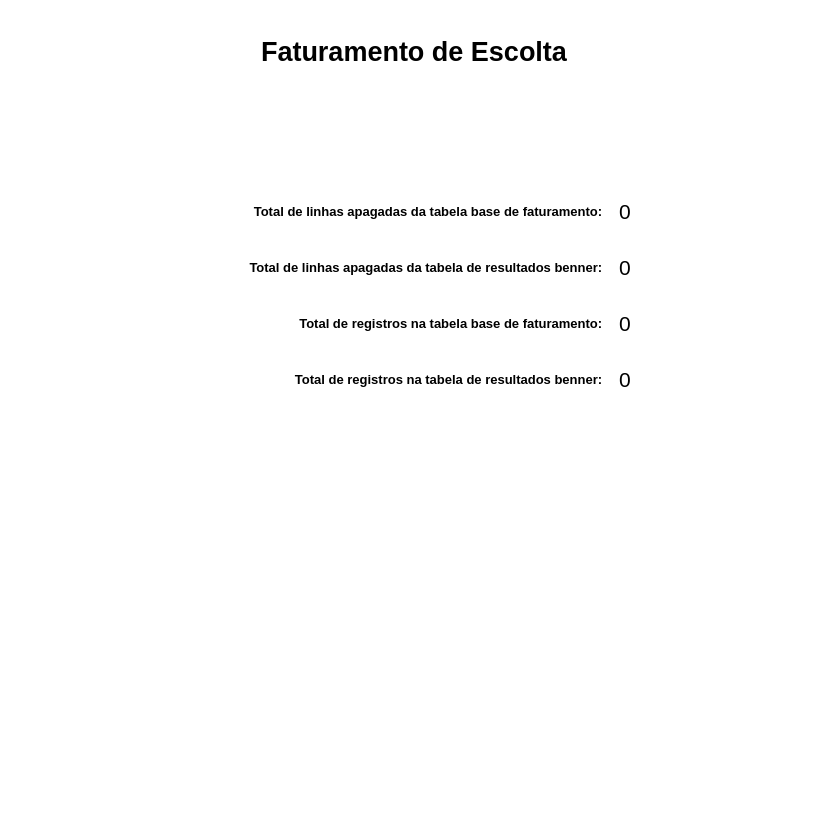
<?xml version="1.0" encoding="UTF-8"?>
<ui version="4.0">
 <class>TelaProcesso</class>
 <widget class="QMainWindow" name="TelaProcesso">
  <property name="windowModality">
   <enum>Qt::ApplicationModal</enum>
  </property>
  <property name="geometry">
   <rect>
    <x>0</x>
    <y>0</y>
    <width>828</width>
    <height>819</height>
   </rect>
  </property>
  <property name="windowTitle">
   <string>Progresso de Função</string>
  </property>
  <property name="styleSheet">
   <string notr="true">background-color: rgb(255, 255, 255);</string>
  </property>
  <widget class="QWidget" name="centralwidget">
   <layout class="QVBoxLayout" name="verticalLayout_3">
    <item>
     <layout class="QVBoxLayout" name="verticalLayout_2">
      <property name="bottomMargin">
       <number>30</number>
      </property>
      <item>
       <widget class="QLabel" name="label_titulo">
        <property name="font">
         <font>
          <pointsize>20</pointsize>
          <weight>75</weight>
          <bold>true</bold>
         </font>
        </property>
        <property name="text">
         <string>Faturamento de Escolta</string>
        </property>
        <property name="alignment">
         <set>Qt::AlignCenter</set>
        </property>
       </widget>
      </item>
     </layout>
    </item>
    <item>
     <layout class="QHBoxLayout" name="horizontalLayout">
      <property name="bottomMargin">
       <number>20</number>
      </property>
      <item>
       <spacer name="horizontalSpacer_2">
        <property name="orientation">
         <enum>Qt::Horizontal</enum>
        </property>
        <property name="sizeHint" stdset="0">
         <size>
          <width>40</width>
          <height>20</height>
         </size>
        </property>
       </spacer>
      </item>
      <item>
       <widget class="QPushButton" name="pushButton_iniciar_faturamento">
        <property name="sizePolicy">
         <sizepolicy hsizetype="Preferred" vsizetype="Fixed">
          <horstretch>0</horstretch>
          <verstretch>0</verstretch>
         </sizepolicy>
        </property>
        <property name="minimumSize">
         <size>
          <width>0</width>
          <height>30</height>
         </size>
        </property>
        <property name="text">
         <string/>
        </property>
        <property name="icon">
         <iconset resource="ico.qrc">
          <normaloff>:/ico/ico/importar.png</normaloff>:/ico/ico/importar.png</iconset>
        </property>
        <property name="iconSize">
         <size>
          <width>50</width>
          <height>50</height>
         </size>
        </property>
        <property name="checkable">
         <bool>false</bool>
        </property>
        <property name="autoDefault">
         <bool>false</bool>
        </property>
        <property name="default">
         <bool>false</bool>
        </property>
        <property name="flat">
         <bool>true</bool>
        </property>
       </widget>
      </item>
      <item>
       <widget class="QPushButton" name="pushButton_fechar">
        <property name="text">
         <string/>
        </property>
        <property name="icon">
         <iconset resource="ico.qrc">
          <normaloff>:/ico/ico/sair.png</normaloff>:/ico/ico/sair.png</iconset>
        </property>
        <property name="iconSize">
         <size>
          <width>50</width>
          <height>50</height>
         </size>
        </property>
        <property name="flat">
         <bool>true</bool>
        </property>
       </widget>
      </item>
      <item>
       <spacer name="horizontalSpacer_3">
        <property name="orientation">
         <enum>Qt::Horizontal</enum>
        </property>
        <property name="sizeHint" stdset="0">
         <size>
          <width>40</width>
          <height>20</height>
         </size>
        </property>
       </spacer>
      </item>
     </layout>
    </item>
    <item>
     <layout class="QGridLayout" name="gridLayout">
      <item row="0" column="2">
       <widget class="QLabel" name="label_total_base_faturamento">
        <property name="minimumSize">
         <size>
          <width>200</width>
          <height>50</height>
         </size>
        </property>
        <property name="maximumSize">
         <size>
          <width>200</width>
          <height>50</height>
         </size>
        </property>
        <property name="font">
         <font>
          <pointsize>16</pointsize>
          <weight>50</weight>
          <bold>false</bold>
         </font>
        </property>
        <property name="text">
         <string>0</string>
        </property>
        <property name="alignment">
         <set>Qt::AlignLeading|Qt::AlignLeft|Qt::AlignVCenter</set>
        </property>
       </widget>
      </item>
      <item row="0" column="1">
       <widget class="QLabel" name="label_2">
        <property name="minimumSize">
         <size>
          <width>550</width>
          <height>50</height>
         </size>
        </property>
        <property name="font">
         <font>
          <pointsize>10</pointsize>
          <weight>75</weight>
          <bold>true</bold>
         </font>
        </property>
        <property name="text">
         <string>Total de linhas apagadas da tabela base de faturamento:   </string>
        </property>
        <property name="alignment">
         <set>Qt::AlignRight|Qt::AlignTrailing|Qt::AlignVCenter</set>
        </property>
       </widget>
      </item>
      <item row="1" column="1">
       <widget class="QLabel" name="label">
        <property name="minimumSize">
         <size>
          <width>550</width>
          <height>50</height>
         </size>
        </property>
        <property name="font">
         <font>
          <pointsize>10</pointsize>
          <weight>75</weight>
          <bold>true</bold>
         </font>
        </property>
        <property name="text">
         <string>Total de linhas apagadas da tabela de resultados benner:   </string>
        </property>
        <property name="alignment">
         <set>Qt::AlignRight|Qt::AlignTrailing|Qt::AlignVCenter</set>
        </property>
       </widget>
      </item>
      <item row="3" column="1">
       <widget class="QLabel" name="label_4">
        <property name="minimumSize">
         <size>
          <width>550</width>
          <height>50</height>
         </size>
        </property>
        <property name="font">
         <font>
          <pointsize>10</pointsize>
          <weight>75</weight>
          <bold>true</bold>
         </font>
        </property>
        <property name="text">
         <string>Total de registros na tabela de resultados benner:   </string>
        </property>
        <property name="alignment">
         <set>Qt::AlignRight|Qt::AlignTrailing|Qt::AlignVCenter</set>
        </property>
       </widget>
      </item>
      <item row="3" column="2">
       <widget class="QLabel" name="label_total_registros_resultados_benner">
        <property name="minimumSize">
         <size>
          <width>200</width>
          <height>50</height>
         </size>
        </property>
        <property name="maximumSize">
         <size>
          <width>200</width>
          <height>50</height>
         </size>
        </property>
        <property name="font">
         <font>
          <pointsize>16</pointsize>
          <weight>50</weight>
          <bold>false</bold>
         </font>
        </property>
        <property name="text">
         <string>0</string>
        </property>
        <property name="alignment">
         <set>Qt::AlignLeading|Qt::AlignLeft|Qt::AlignVCenter</set>
        </property>
       </widget>
      </item>
      <item row="2" column="1">
       <widget class="QLabel" name="label_3">
        <property name="minimumSize">
         <size>
          <width>550</width>
          <height>50</height>
         </size>
        </property>
        <property name="font">
         <font>
          <pointsize>10</pointsize>
          <weight>75</weight>
          <bold>true</bold>
         </font>
        </property>
        <property name="text">
         <string>Total de registros na tabela base de faturamento:   </string>
        </property>
        <property name="alignment">
         <set>Qt::AlignRight|Qt::AlignTrailing|Qt::AlignVCenter</set>
        </property>
       </widget>
      </item>
      <item row="1" column="2">
       <widget class="QLabel" name="label_total_resultado_benner">
        <property name="minimumSize">
         <size>
          <width>200</width>
          <height>50</height>
         </size>
        </property>
        <property name="maximumSize">
         <size>
          <width>200</width>
          <height>50</height>
         </size>
        </property>
        <property name="font">
         <font>
          <pointsize>16</pointsize>
          <weight>50</weight>
          <bold>false</bold>
         </font>
        </property>
        <property name="text">
         <string>0</string>
        </property>
        <property name="alignment">
         <set>Qt::AlignLeading|Qt::AlignLeft|Qt::AlignVCenter</set>
        </property>
       </widget>
      </item>
      <item row="2" column="2">
       <widget class="QLabel" name="label_total_registros_tabela_faturamento">
        <property name="minimumSize">
         <size>
          <width>200</width>
          <height>50</height>
         </size>
        </property>
        <property name="maximumSize">
         <size>
          <width>200</width>
          <height>50</height>
         </size>
        </property>
        <property name="font">
         <font>
          <pointsize>16</pointsize>
          <weight>50</weight>
          <bold>false</bold>
         </font>
        </property>
        <property name="text">
         <string>0</string>
        </property>
        <property name="alignment">
         <set>Qt::AlignLeading|Qt::AlignLeft|Qt::AlignVCenter</set>
        </property>
       </widget>
      </item>
      <item row="1" column="0">
       <spacer name="horizontalSpacer">
        <property name="orientation">
         <enum>Qt::Horizontal</enum>
        </property>
        <property name="sizeType">
         <enum>QSizePolicy::Preferred</enum>
        </property>
        <property name="sizeHint" stdset="0">
         <size>
          <width>500</width>
          <height>20</height>
         </size>
        </property>
       </spacer>
      </item>
     </layout>
    </item>
    <item>
     <layout class="QVBoxLayout" name="verticalLayout">
      <item>
       <widget class="QLabel" name="label_loading">
        <property name="minimumSize">
         <size>
          <width>0</width>
          <height>400</height>
         </size>
        </property>
        <property name="maximumSize">
         <size>
          <width>16777215</width>
          <height>400</height>
         </size>
        </property>
        <property name="text">
         <string/>
        </property>
        <property name="scaledContents">
         <bool>true</bool>
        </property>
       </widget>
      </item>
     </layout>
    </item>
   </layout>
  </widget>
 </widget>
 <resources>
  <include location="ico.qrc"/>
 </resources>
 <connections/>
</ui>
